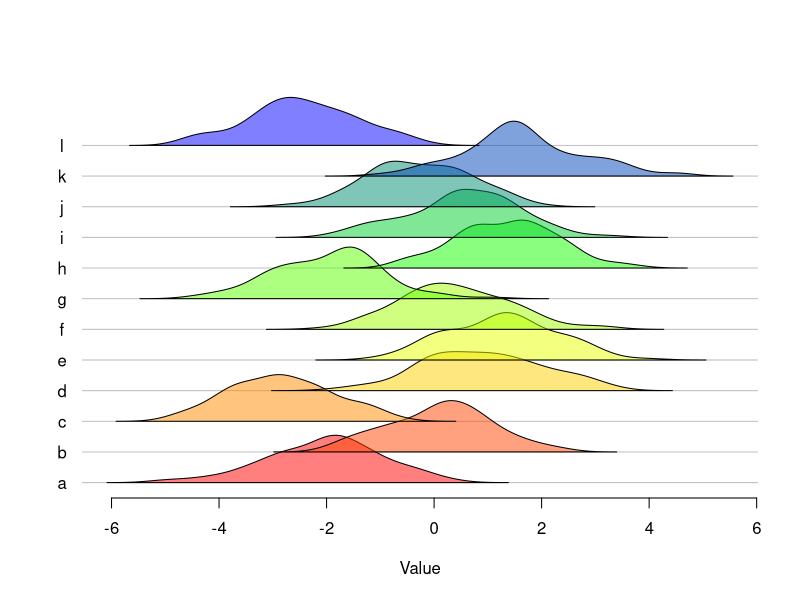

Here is the R script that generated this plot:

# Use base R to produce a ridgeline plot
# Stolen from https://stackoverflow.com/questions/65334695/using-base-r-how-to-create-a-joy-plot-aka-ridgeline-plots-with-many-distri
# Modified with ChatGPT

# This function takes three arguments
#   var1 = numeric variable
#   var2 = categorical variable
#   scale = a scale parameter that changes the overlap between ridges

new_ridgeline <- function(var1,var2,scale=4){
  
  # Split data into a list by Var2
  dat <- split(var1, var2)
  n_groups <- length(unique(var2))
  
  # Higher values of scale_parameter increase the overlap between densities
  scale_parameter <- scale
  scale_factor <- 1 + ((scale_parameter*n_groups)/length(dat))
  
  densities <- Map(function(x, g, i) {
    with(density(x), data.frame(x, y = (y*scale_factor) + (i - 1), g))
  }, dat, names(dat), seq_along(dat))
  
  xrange <- range(unlist(lapply(densities, function(d) range(d$x))))
  yrange <- range(unlist(lapply(densities, function(d) range(d$y))))
  
  colors <- colorRampPalette(c("red","yellow","green","blue"))(n_groups)  # Fixed color scale from red to blue
  colors <- rgb(t(col2rgb(colors) / 255), alpha = 0.5)  # Convert to RGB with alpha
  
  plot(0, 0, type = "n", xlim = xrange, ylim = yrange, ylab = "", xlab = "Value", axes=F)
  abline(h = seq_along(dat) - 1, col = "grey")
  for (i in seq_along(densities)) {
    with(densities[[i]], polygon(x, y, col = colors[i]))
  }
  axis(1)
  axis(2, at = seq_along(dat) - 1, labels = names(dat),las=1,col=rgb(0.5,0.5,0.5,0),hadj = 0.5)
  
}

# Example data.frame
example_groups <- 12
means <- rnorm(example_groups,sd=1.5)

df <- data.frame(
  Var1 = unlist(lapply(means,function(x) rnorm(n=100,mean=x,sd=1))),
  Var2 = rep(letters[1:example_groups], each = 100)
)

new_ridgeline(df$Var1,df$Var2,3)
